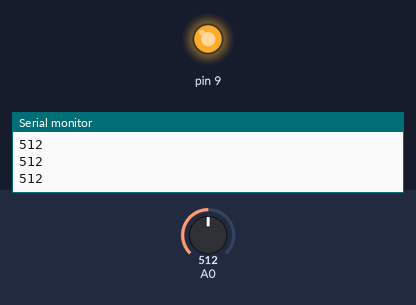
Bench run of a sketch on a simulated Arduino Uno, built with avr-gcc and run on an emulated ATmega328P. On the bench: output pins drawn as LEDs (lit = HIGH), the last lines printed to the serial monitor. The inputs (shaded band) are chosen by the test bench; at power-on: A0 = 512.

Above: at 1.2 s.
1.3 s: A0 set to 734
2.8 s: A0 set to 762
At 4.0 s:
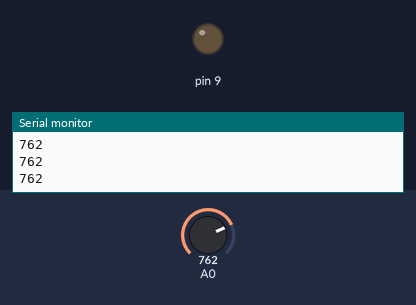
4.3 s: A0 set to 740
At 5.0 s:
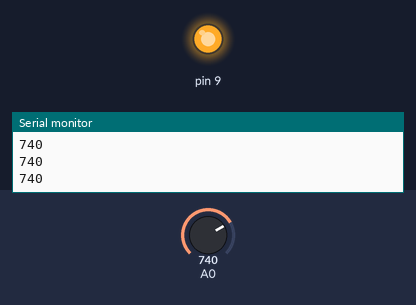
5.8 s: A0 set to 760
At 6.3 s:
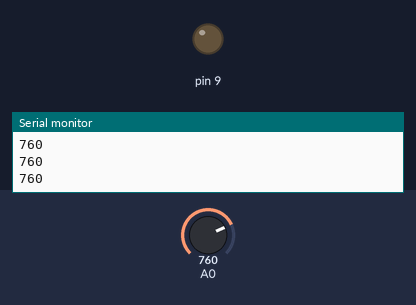
Timing chart, 0 to 8.3 s (numbered marks = the images above; inputs shaded):
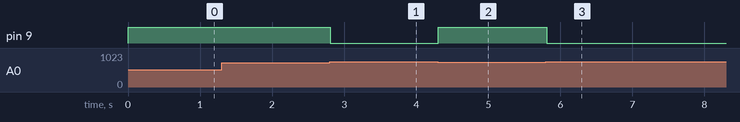

Measured:
- the behaviour switches between 749 and 750 on A0 (found by bisection; images 0 and 1)
- after the input at 2.8 s, pin 9: HIGH → LOW at once
- after the input at 4.3 s, pin 9: LOW → HIGH at once
- after the input at 5.8 s, pin 9: HIGH → LOW at once

The sketch:

arduino_week_2_project_2_uci1.ino
```cpp
// C++ code
//
void setup()
{
  pinMode(9, OUTPUT);
  pinMode(A0, INPUT);
  Serial.begin(9600);
}

void loop()
{
  int sensorValue = 0;
  sensorValue = analogRead(A0);
  Serial.println(sensorValue);
  if (sensorValue < 750){
    digitalWrite(9, HIGH);

  }
  else{
    digitalWrite(9, LOW);
  }
}
```
